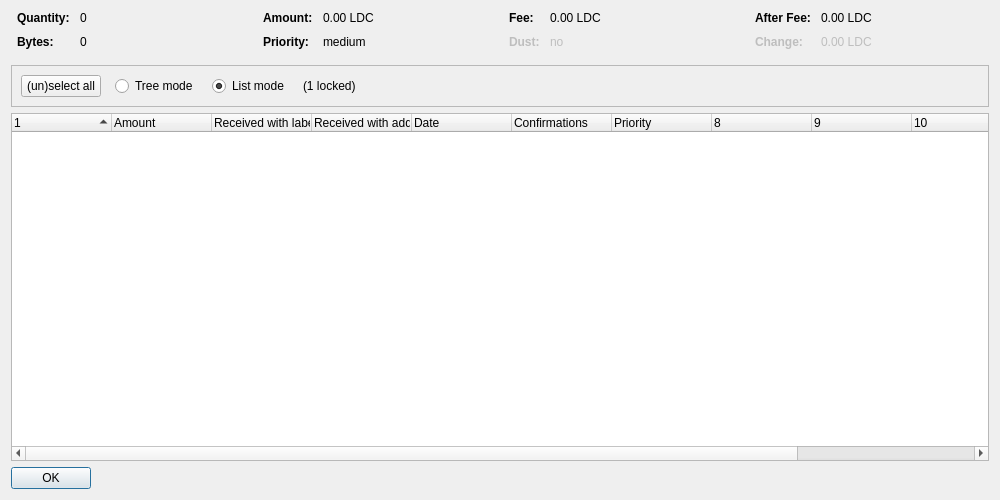
<?xml version="1.0" encoding="UTF-8"?>
<ui version="4.0">
 <class>CoinControlDialog</class>
 <widget class="QDialog" name="CoinControlDialog">
  <property name="geometry">
   <rect>
    <x>0</x>
    <y>0</y>
    <width>1000</width>
    <height>500</height>
   </rect>
  </property>
  <property name="windowTitle">
   <string>Coin Selection</string>
  </property>
  <layout class="QVBoxLayout" name="verticalLayout">
   <item>
    <layout class="QHBoxLayout" name="horizontalLayoutTop" stretch="0,0,0,0">
     <property name="topMargin">
      <number>0</number>
     </property>
     <property name="bottomMargin">
      <number>10</number>
     </property>
     <item>
      <layout class="QFormLayout" name="formLayoutCoinControl1">
       <property name="horizontalSpacing">
        <number>10</number>
       </property>
       <property name="verticalSpacing">
        <number>10</number>
       </property>
       <property name="leftMargin">
        <number>6</number>
       </property>
       <property name="rightMargin">
        <number>6</number>
       </property>
       <item row="0" column="0">
        <widget class="QLabel" name="labelCoinControlQuantityText">
         <property name="font">
          <font>
           <weight>75</weight>
           <bold>true</bold>
          </font>
         </property>
         <property name="text">
          <string>Quantity:</string>
         </property>
        </widget>
       </item>
       <item row="0" column="1">
        <widget class="QLabel" name="labelCoinControlQuantity">
         <property name="cursor">
          <cursorShape>IBeamCursor</cursorShape>
         </property>
         <property name="contextMenuPolicy">
          <enum>Qt::ActionsContextMenu</enum>
         </property>
         <property name="text">
          <string notr="true">0</string>
         </property>
         <property name="textInteractionFlags">
          <set>Qt::LinksAccessibleByMouse|Qt::TextSelectableByKeyboard|Qt::TextSelectableByMouse</set>
         </property>
        </widget>
       </item>
       <item row="1" column="0">
        <widget class="QLabel" name="labelCoinControlBytesText">
         <property name="font">
          <font>
           <weight>75</weight>
           <bold>true</bold>
          </font>
         </property>
         <property name="text">
          <string>Bytes:</string>
         </property>
        </widget>
       </item>
       <item row="1" column="1">
        <widget class="QLabel" name="labelCoinControlBytes">
         <property name="cursor">
          <cursorShape>IBeamCursor</cursorShape>
         </property>
         <property name="contextMenuPolicy">
          <enum>Qt::ActionsContextMenu</enum>
         </property>
         <property name="text">
          <string notr="true">0</string>
         </property>
         <property name="textInteractionFlags">
          <set>Qt::LinksAccessibleByMouse|Qt::TextSelectableByKeyboard|Qt::TextSelectableByMouse</set>
         </property>
        </widget>
       </item>
      </layout>
     </item>
     <item>
      <layout class="QFormLayout" name="formLayoutCoinControl2">
       <property name="horizontalSpacing">
        <number>10</number>
       </property>
       <property name="verticalSpacing">
        <number>10</number>
       </property>
       <property name="leftMargin">
        <number>6</number>
       </property>
       <property name="rightMargin">
        <number>6</number>
       </property>
       <item row="0" column="0">
        <widget class="QLabel" name="labelCoinControlAmountText">
         <property name="font">
          <font>
           <weight>75</weight>
           <bold>true</bold>
          </font>
         </property>
         <property name="text">
          <string>Amount:</string>
         </property>
        </widget>
       </item>
       <item row="0" column="1">
        <widget class="QLabel" name="labelCoinControlAmount">
         <property name="cursor">
          <cursorShape>IBeamCursor</cursorShape>
         </property>
         <property name="contextMenuPolicy">
          <enum>Qt::ActionsContextMenu</enum>
         </property>
         <property name="text">
          <string notr="true">0.00 LDC</string>
         </property>
         <property name="textInteractionFlags">
          <set>Qt::LinksAccessibleByMouse|Qt::TextSelectableByKeyboard|Qt::TextSelectableByMouse</set>
         </property>
        </widget>
       </item>
       <item row="1" column="0">
        <widget class="QLabel" name="labelCoinControlPriorityText">
         <property name="font">
          <font>
           <weight>75</weight>
           <bold>true</bold>
          </font>
         </property>
         <property name="text">
          <string>Priority:</string>
         </property>
        </widget>
       </item>
       <item row="1" column="1">
        <widget class="QLabel" name="labelCoinControlPriority">
         <property name="cursor">
          <cursorShape>IBeamCursor</cursorShape>
         </property>
         <property name="contextMenuPolicy">
          <enum>Qt::ActionsContextMenu</enum>
         </property>
         <property name="text">
          <string notr="true">medium</string>
         </property>
         <property name="textInteractionFlags">
          <set>Qt::LinksAccessibleByMouse|Qt::TextSelectableByKeyboard|Qt::TextSelectableByMouse</set>
         </property>
        </widget>
       </item>
      </layout>
     </item>
     <item>
      <layout class="QFormLayout" name="formLayoutCoinControl3">
       <property name="horizontalSpacing">
        <number>10</number>
       </property>
       <property name="verticalSpacing">
        <number>10</number>
       </property>
       <property name="leftMargin">
        <number>6</number>
       </property>
       <property name="rightMargin">
        <number>6</number>
       </property>
       <item row="0" column="0">
        <widget class="QLabel" name="labelCoinControlFeeText">
         <property name="font">
          <font>
           <weight>75</weight>
           <bold>true</bold>
          </font>
         </property>
         <property name="text">
          <string>Fee:</string>
         </property>
        </widget>
       </item>
       <item row="0" column="1">
        <widget class="QLabel" name="labelCoinControlFee">
         <property name="cursor">
          <cursorShape>IBeamCursor</cursorShape>
         </property>
         <property name="contextMenuPolicy">
          <enum>Qt::ActionsContextMenu</enum>
         </property>
         <property name="text">
          <string notr="true">0.00 LDC</string>
         </property>
         <property name="textInteractionFlags">
          <set>Qt::LinksAccessibleByMouse|Qt::TextSelectableByKeyboard|Qt::TextSelectableByMouse</set>
         </property>
        </widget>
       </item>
       <item row="1" column="0">
        <widget class="QLabel" name="labelCoinControlLowOutputText">
         <property name="enabled">
          <bool>false</bool>
         </property>
         <property name="font">
          <font>
           <weight>75</weight>
           <bold>true</bold>
          </font>
         </property>
         <property name="text">
          <string>Dust:</string>
         </property>
        </widget>
       </item>
       <item row="1" column="1">
        <widget class="QLabel" name="labelCoinControlLowOutput">
         <property name="enabled">
          <bool>false</bool>
         </property>
         <property name="cursor">
          <cursorShape>IBeamCursor</cursorShape>
         </property>
         <property name="contextMenuPolicy">
          <enum>Qt::ActionsContextMenu</enum>
         </property>
         <property name="text">
          <string notr="true">no</string>
         </property>
         <property name="textInteractionFlags">
          <set>Qt::LinksAccessibleByMouse|Qt::TextSelectableByKeyboard|Qt::TextSelectableByMouse</set>
         </property>
        </widget>
       </item>
      </layout>
     </item>
     <item>
      <layout class="QFormLayout" name="formLayoutCoinControl4">
       <property name="horizontalSpacing">
        <number>10</number>
       </property>
       <property name="verticalSpacing">
        <number>10</number>
       </property>
       <property name="leftMargin">
        <number>6</number>
       </property>
       <property name="rightMargin">
        <number>6</number>
       </property>
       <item row="0" column="0">
        <widget class="QLabel" name="labelCoinControlAfterFeeText">
         <property name="font">
          <font>
           <weight>75</weight>
           <bold>true</bold>
          </font>
         </property>
         <property name="text">
          <string>After Fee:</string>
         </property>
        </widget>
       </item>
       <item row="0" column="1">
        <widget class="QLabel" name="labelCoinControlAfterFee">
         <property name="cursor">
          <cursorShape>IBeamCursor</cursorShape>
         </property>
         <property name="contextMenuPolicy">
          <enum>Qt::ActionsContextMenu</enum>
         </property>
         <property name="text">
          <string notr="true">0.00 LDC</string>
         </property>
         <property name="textInteractionFlags">
          <set>Qt::LinksAccessibleByMouse|Qt::TextSelectableByKeyboard|Qt::TextSelectableByMouse</set>
         </property>
        </widget>
       </item>
       <item row="1" column="0">
        <widget class="QLabel" name="labelCoinControlChangeText">
         <property name="enabled">
          <bool>false</bool>
         </property>
         <property name="font">
          <font>
           <weight>75</weight>
           <bold>true</bold>
          </font>
         </property>
         <property name="text">
          <string>Change:</string>
         </property>
        </widget>
       </item>
       <item row="1" column="1">
        <widget class="QLabel" name="labelCoinControlChange">
         <property name="enabled">
          <bool>false</bool>
         </property>
         <property name="cursor">
          <cursorShape>IBeamCursor</cursorShape>
         </property>
         <property name="contextMenuPolicy">
          <enum>Qt::ActionsContextMenu</enum>
         </property>
         <property name="text">
          <string notr="true">0.00 LDC</string>
         </property>
         <property name="textInteractionFlags">
          <set>Qt::LinksAccessibleByMouse|Qt::TextSelectableByKeyboard|Qt::TextSelectableByMouse</set>
         </property>
        </widget>
       </item>
      </layout>
     </item>
    </layout>
   </item>
   <item>
    <widget class="QFrame" name="frame">
     <property name="minimumSize">
      <size>
       <width>0</width>
       <height>40</height>
      </size>
     </property>
     <property name="frameShape">
      <enum>QFrame::StyledPanel</enum>
     </property>
     <property name="frameShadow">
      <enum>QFrame::Sunken</enum>
     </property>
     <layout class="QHBoxLayout" name="horizontalLayout">
      <item>
       <layout class="QHBoxLayout" name="horizontalLayoutPanel" stretch="0,0,0,0,0">
        <property name="spacing">
         <number>14</number>
        </property>
        <item>
         <widget class="QPushButton" name="pushButtonSelectAll">
          <property name="sizePolicy">
           <sizepolicy hsizetype="Maximum" vsizetype="Fixed">
            <horstretch>0</horstretch>
            <verstretch>0</verstretch>
           </sizepolicy>
          </property>
          <property name="text">
           <string>(un)select all</string>
          </property>
          <property name="autoDefault">
           <bool>false</bool>
          </property>
         </widget>
        </item>
        <item>
         <widget class="QRadioButton" name="radioTreeMode">
          <property name="sizePolicy">
           <sizepolicy hsizetype="Maximum" vsizetype="Fixed">
            <horstretch>0</horstretch>
            <verstretch>0</verstretch>
           </sizepolicy>
          </property>
          <property name="text">
           <string>Tree mode</string>
          </property>
         </widget>
        </item>
        <item>
         <widget class="QRadioButton" name="radioListMode">
          <property name="sizePolicy">
           <sizepolicy hsizetype="Maximum" vsizetype="Fixed">
            <horstretch>0</horstretch>
            <verstretch>0</verstretch>
           </sizepolicy>
          </property>
          <property name="text">
           <string>List mode</string>
          </property>
          <property name="checked">
           <bool>true</bool>
          </property>
         </widget>
        </item>
        <item>
         <widget class="QLabel" name="labelLocked">
          <property name="text">
           <string notr="true">(1 locked)</string>
          </property>
         </widget>
        </item>
        <item>
         <spacer name="horizontalSpacer">
          <property name="orientation">
           <enum>Qt::Horizontal</enum>
          </property>
          <property name="sizeHint" stdset="0">
           <size>
            <width>40</width>
            <height>20</height>
           </size>
          </property>
         </spacer>
        </item>
       </layout>
      </item>
     </layout>
    </widget>
   </item>
   <item>
    <widget class="CoinControlTreeWidget" name="treeWidget">
     <property name="contextMenuPolicy">
      <enum>Qt::CustomContextMenu</enum>
     </property>
     <property name="sortingEnabled">
      <bool>false</bool>
     </property>
     <property name="columnCount">
      <number>12</number>
     </property>
     <attribute name="headerShowSortIndicator" stdset="0">
      <bool>true</bool>
     </attribute>
     <attribute name="headerStretchLastSection">
      <bool>false</bool>
     </attribute>
     <column>
      <property name="text">
       <string/>
      </property>
     </column>
     <column>
      <property name="text">
       <string>Amount</string>
      </property>
     </column>
     <column>
      <property name="text">
       <string>Received with label</string>
      </property>
     </column>
     <column>
      <property name="text">
       <string>Received with address</string>
      </property>
     </column>
     <column>
      <property name="text">
       <string>Date</string>
      </property>
     </column>
     <column>
      <property name="text">
       <string>Confirmations</string>
      </property>
      <property name="toolTip">
       <string>Confirmed</string>
      </property>
     </column>
     <column>
      <property name="text">
       <string>Priority</string>
      </property>
     </column>
     <column>
      <property name="text">
       <string/>
      </property>
     </column>
     <column>
      <property name="text">
       <string/>
      </property>
     </column>
     <column>
      <property name="text">
       <string/>
      </property>
     </column>
     <column>
      <property name="text">
       <string/>
      </property>
     </column>
     <column>
      <property name="text">
       <string/>
      </property>
     </column>
    </widget>
   </item>
   <item>
    <widget class="QDialogButtonBox" name="buttonBox">
     <property name="sizePolicy">
      <sizepolicy hsizetype="Maximum" vsizetype="Fixed">
       <horstretch>0</horstretch>
       <verstretch>0</verstretch>
      </sizepolicy>
     </property>
     <property name="orientation">
      <enum>Qt::Horizontal</enum>
     </property>
     <property name="standardButtons">
      <set>QDialogButtonBox::Ok</set>
     </property>
    </widget>
   </item>
  </layout>
 </widget>
 <customwidgets>
  <customwidget>
   <class>CoinControlTreeWidget</class>
   <extends>QTreeWidget</extends>
   <header>coincontroltreewidget.h</header>
  </customwidget>
 </customwidgets>
 <resources/>
 <connections/>
</ui>
